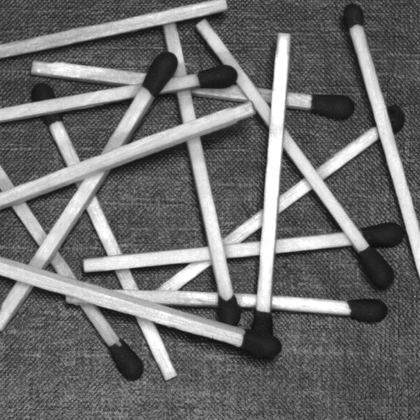
%> input picture visual2/someImages/Fosforos.tif, 420 x 420 px, shrunk from 558 x 558 before the run
$ octave LabResults.m   (GNU Octave 9; MATLAB toolbox functions it lacks are replaced by stand-ins)
%> lines starting %> are read from the running program, lines starting %| are printed output that depends on the picture
### visual2/auxiliary scripts/splitmerge.m
function g = splitmerge(f, mindim, fun)
%UNT?TLED Summary of this function goes here
%   split and merge algorithm segments image F.

Q=2^nextpow2(max(size(f)));
[M, N]=size(f);
f=padarray(f,[Q-M, Q-N], 'post');
z=qtdecomp(f,@split_test, mindim, fun);
Lmax=full(max(Z(:)));
g=zeros(size(f));
MARKER=zeros(size(f));
for K=1:Lmax
    [vals, r, c]=qtgetblk(f, Z, K);
    if ~isempty(vals)
        for I=1:length(r)
            xlow=r(I); ylow=c(I);
            xhigh=xlow+K-1;
            yhigh=ylow+K-1;
            region=f(xlow:xhigh, ylow:yhigh);
            flag=fun(region);
            if flag
                g(xlow:xhigh, ylow:yhigh)=1;
                MARKER(xlow, ylow)=1;
            end
        end
    end
end
g=bwlabel(imreconstruct(MARKER,g));
g=g(1:M, 1:N);


function v=split_test(B, mindim, fun)
k=size(B,3);
v(1:k)=false;
for I=1:k
    quadregion=B(:,:,I);
    if size(quadregion, 1)<= mindim
        v(I)=false;
        continue
    end
    flag=fun(quadregion);
    if flag
        v(I)=true;
    end
end

### visual2/david/LabResults.m
% Alteracoes a fazer:
% - Melhorar a funcao predicate
% - Colocar a diferentes niveis de cizento ou cores os resultados

close all; clear;

IMAGE_FILE = '../../someImages/Fosforos.tif';

I = imread(IMAGE_FILE);
%> I is the input picture: size 420x420 uint8; min 12, max 255, mean 109.5
figure, imshow(I), title("Original Image");

% Select 0 -> splitmerge;
%        1 -> clustering (0->cbcr : 1->luminosity : other -> if grayscale)

I=imfilter(I,fspecial("gaussian", 5, 10));
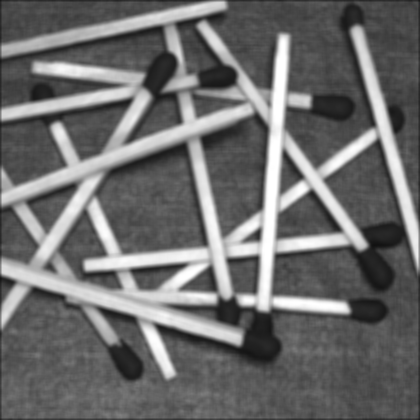
%> I: size 420x420 uint8; min 17, max 255, mean 109


result = lab(I, 0, 2);
% [16 lines not run here, left out]
function result=lab(Image, option, channel)

    if option == 0
        I = Image;
        if numel(size(Image)) == 3
            I = rgb2gray(Image);
        end
        result = splitmerge(I,4,@predicate);
%> in splitmerge, `f=padarray(f,[Q-M, Q-N], 'post');`:
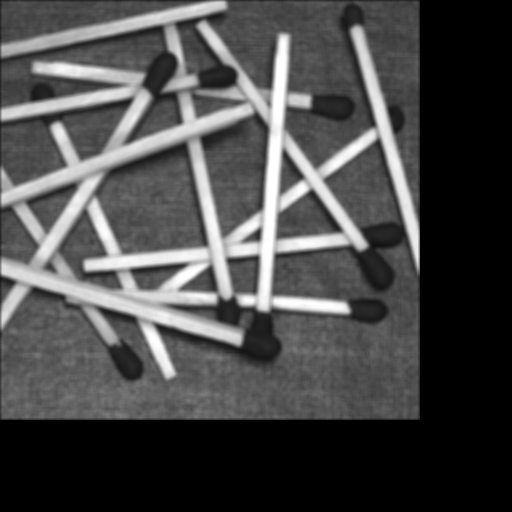
%> f: size 512x512 uint8; min 0, max 255, mean 73.3
%> the loop in split_test, `for I=1:k` made 1 pass
%> flag on pass 1: true
%> the loop in split_test (call 3), `for I=1:k` made 16 passes
%> pass 1, in split_test (call 3), `quadregion=B(:,:,I);`:
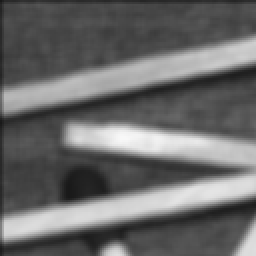
%> quadregion: size 128x128 double (shown 2 times larger); min 25, max 248, mean 105.4
%> after the loop in split_test (call 3), `for I=1:k`: v = [true true true true true true true true true true true true true true true true]
%> the loop in split_test (call 4), `for I=1:k` made 64 passes
%> pass 1, in split_test (call 4), `quadregion=B(:,:,I);`:
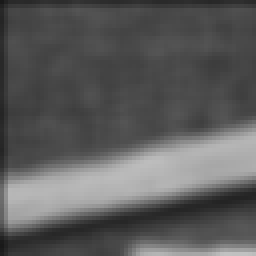
%> quadregion: size 64x64 double (shown 4 times larger); min 25, max 193, mean 91.9
%> after the loop in split_test (call 4), `for I=1:k`: v = 64 logical values, 48 true
%> the loop in split_test (call 5), `for I=1:k` made 192 passes
%> pass 1, in split_test (call 5), `quadregion=B(:,:,I);`:
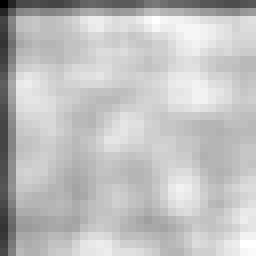
%> quadregion: size 32x32 double (shown 8 times larger); min 25, max 84, mean 69.5; drawn with min black and max white
%> pass 3, in split_test (call 5), `quadregion=B(:,:,I);`:
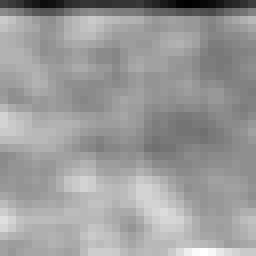
%> quadregion: size 32x32 double (shown 8 times larger); min 38, max 95, mean 72.7; drawn with min black and max white
%> after the loop in split_test (call 5), `for I=1:k`: v = 192 logical values, 153 true
%> in splitmerge, `z=qtdecomp(f,@split_test, mindim, fun);`:
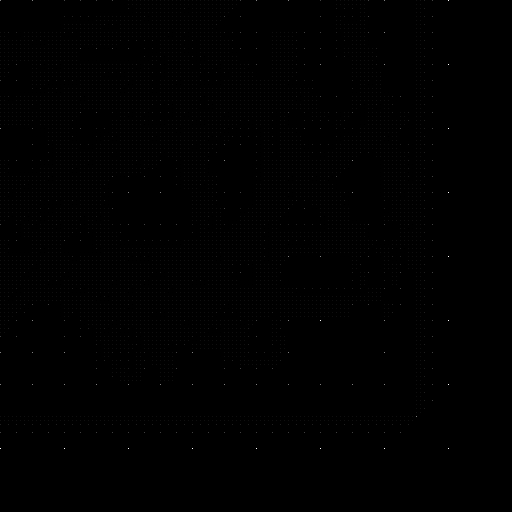
%> z: size 512x512 double; min 0, max 64, mean 0.1; drawn with min black and max white
%> the run ends on the next line
    elseif option == 1
        L = clustering(Image, 2, channel);
        result = L *100;
    end

end

function flag=predicate(region)
    sd = std2(region);
    m = mean2(region);
    flag = (sd > 10) & ((m > 80/255) | (m < 40/255));
end

$ run again, with visual2/someImages/LimaoPiao.JPG saved as visual2/someImages/Fosforos.tif
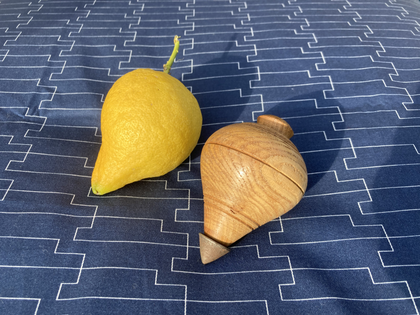
%> input picture visual2/someImages/LimaoPiao.JPG, 420 x 315 px, shrunk from 4032 x 3024 before the run
%> I is the input picture: size 315x420x3 uint8; mean R, G, B 92.9, 97.3, 108.1
%> in splitmerge, `f=padarray(f,[Q-M, Q-N], 'post');`:
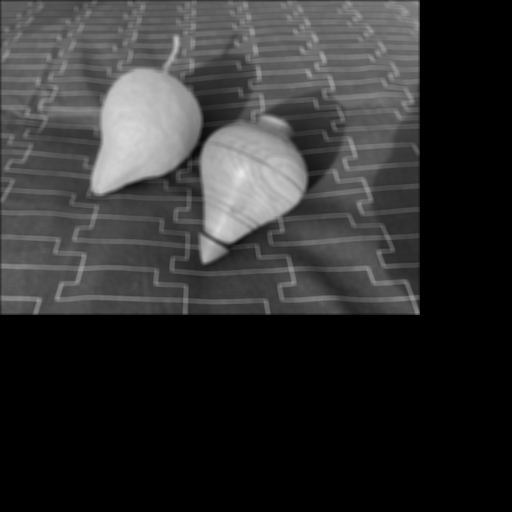
%> f: size 512x512 uint8; min 0, max 231, mean 48.8
%> the loop in split_test, `for I=1:k` made 1 pass
%> flag on pass 1: true
%> the loop in split_test (call 5), `for I=1:k` made 140 passes
%> pass 3, in split_test (call 5), `quadregion=B(:,:,I);`:
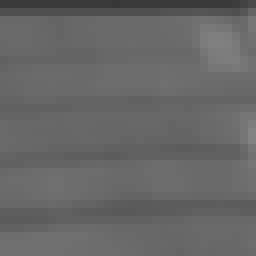
%> quadregion: size 32x32 double (shown 8 times larger); min 55, max 131, mean 102
%> after the loop in split_test (call 5), `for I=1:k`: v = 140 logical values, 131 true

$ run again, with visual2/someImages/alce.jpg saved as visual2/someImages/Fosforos.tif
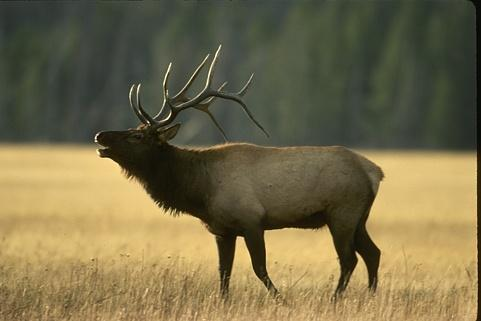
%> input picture visual2/someImages/alce.jpg, 481 x 321 px
%> I is the input picture: size 321x481x3 uint8; mean R, G, B 117.3, 107.5, 73.6
%> in splitmerge, `f=padarray(f,[Q-M, Q-N], 'post');`:
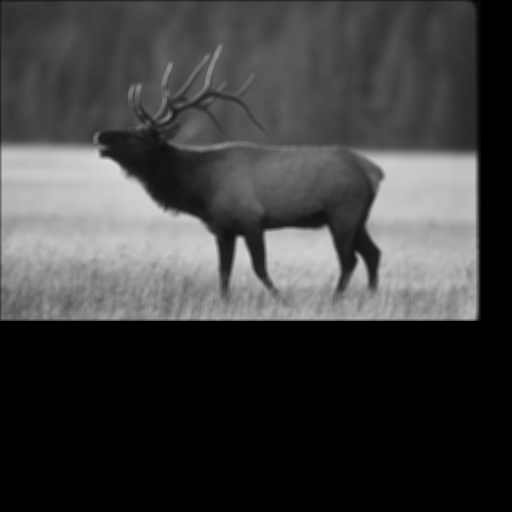
%> f: size 512x512 uint8; min 0, max 216, mean 62.4
%> the loop in split_test, `for I=1:k` made 1 pass
%> flag on pass 1: true
%> the loop in split_test (call 5), `for I=1:k` made 136 passes
%> pass 3, in split_test (call 5), `quadregion=B(:,:,I);`:
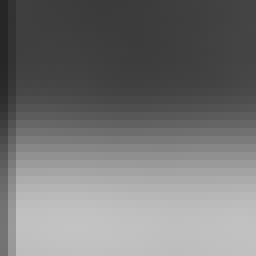
%> quadregion: size 32x32 double (shown 8 times larger); min 38, max 195, mean 117.1
%> after the loop in split_test (call 5), `for I=1:k`: v = 136 logical values, 90 true
